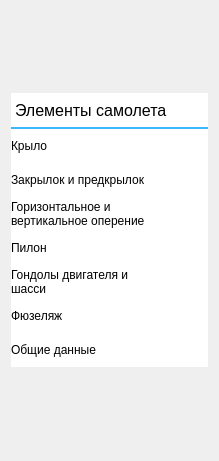
           <widget class="QGroupBox" name="groupBox_13">
            <property name="enabled">
             <bool>true</bool>
            </property>
            <property name="geometry">
             <rect>
              <x>0</x>
              <y>0</y>
              <width>219</width>
              <height>461</height>
             </rect>
            </property>
            <property name="maximumSize">
             <size>
              <width>16777215</width>
              <height>16777213</height>
             </size>
            </property>
            <property name="styleSheet">
             <string notr="true">QGroupBox { 
	border:white;
	
 } 

QPushButton {
	text-align:left;
	background-color: rgb(255, 255, 255);
	color:black;
	border-radius:0px;
	height:34px;
	font-weight: normal;
}

QPushButton::hover{
	background-color: #38b6ff;
	/*background-color: rgb(31, 148, 211);*/
}

</string>
            </property>
            <property name="inputMethodHints">
             <set>Qt::ImhNone</set>
            </property>
            <property name="title">
             <string/>
            </property>
            <property name="flat">
             <bool>false</bool>
            </property>
            <property name="checkable">
             <bool>false</bool>
            </property>
            <layout class="QGridLayout" name="gridLayout_38">
             <item row="0" column="0">
              <layout class="QVBoxLayout" name="verticalLayout_2">
               <property name="spacing">
                <number>0</number>
               </property>
               <item>
                <widget class="QPushButton" name="pushButton">
                 <property name="enabled">
                  <bool>true</bool>
                 </property>
                 <property name="styleSheet">
                  <string notr="true">QPushButton {
	text-align:left;
	background-color: rgb(255, 255, 255);
	color:black;
	border-bottom: 2px solid  #38b6ff;
	padding-left:4px;
	font-size:16px;
	box-shadow: 10px 5px 5px red;
}</string>
                 </property>
                 <property name="text">
                  <string>Элементы самолета</string>
                 </property>
                 <property name="icon">
                  <iconset>
                   <normaloff>иконка.png</normaloff>иконка.png</iconset>
                 </property>
                 <property name="iconSize">
                  <size>
                   <width>20</width>
                   <height>20</height>
                  </size>
                 </property>
                </widget>
               </item>
               <item>
                <widget class="QPushButton" name="buWing">
                 <property name="enabled">
                  <bool>true</bool>
                 </property>
                 <property name="cursor">
                  <cursorShape>PointingHandCursor</cursorShape>
                 </property>
                 <property name="layoutDirection">
                  <enum>Qt::LeftToRight</enum>
                 </property>
                 <property name="styleSheet">
                  <string notr="true">/*border-top:1px solid #38b6ff; </string>
                 </property>
                 <property name="text">
                  <string>Крыло</string>
                 </property>
                 <property name="icon">
                  <iconset>
                   <normaloff>caret-right.svg</normaloff>caret-right.svg</iconset>
                 </property>
                </widget>
               </item>
               <item>
                <widget class="QPushButton" name="buFlapMulard">
                 <property name="enabled">
                  <bool>true</bool>
                 </property>
                 <property name="cursor">
                  <cursorShape>ForbiddenCursor</cursorShape>
                 </property>
                 <property name="toolTip">
                  <string>Заблокировано, пока не расчитаны параметры крыла</string>
                 </property>
                 <property name="statusTip">
                  <string/>
                 </property>
                 <property name="styleSheet">
                  <string notr="true"/>
                 </property>
                 <property name="text">
                  <string>Закрылок и предкрылок</string>
                 </property>
                 <property name="icon">
                  <iconset>
                   <normaloff>x.svg</normaloff>x.svg</iconset>
                 </property>
                 <property name="iconSize">
                  <size>
                   <width>18</width>
                   <height>18</height>
                  </size>
                 </property>
                 <property name="flat">
                  <bool>false</bool>
                 </property>
                </widget>
               </item>
               <item>
                <widget class="QPushButton" name="buTail">
                 <property name="enabled">
                  <bool>true</bool>
                 </property>
                 <property name="cursor">
                  <cursorShape>PointingHandCursor</cursorShape>
                 </property>
                 <property name="styleSheet">
                  <string notr="true"/>
                 </property>
                 <property name="text">
                  <string>Горизонтальное и 
вертикальное оперение</string>
                 </property>
                 <property name="icon">
                  <iconset>
                   <normaloff>caret-right.svg</normaloff>caret-right.svg</iconset>
                 </property>
                </widget>
               </item>
               <item>
                <widget class="QPushButton" name="buPylon">
                 <property name="enabled">
                  <bool>true</bool>
                 </property>
                 <property name="cursor">
                  <cursorShape>PointingHandCursor</cursorShape>
                 </property>
                 <property name="styleSheet">
                  <string notr="true"/>
                 </property>
                 <property name="text">
                  <string>Пилон</string>
                 </property>
                 <property name="icon">
                  <iconset>
                   <normaloff>caret-right.svg</normaloff>caret-right.svg</iconset>
                 </property>
                </widget>
               </item>
               <item>
                <widget class="QPushButton" name="buGondola">
                 <property name="enabled">
                  <bool>true</bool>
                 </property>
                 <property name="cursor">
                  <cursorShape>PointingHandCursor</cursorShape>
                 </property>
                 <property name="styleSheet">
                  <string notr="true"/>
                 </property>
                 <property name="text">
                  <string>Гондолы двигателя и 
шасси</string>
                 </property>
                 <property name="icon">
                  <iconset>
                   <normaloff>caret-right.svg</normaloff>caret-right.svg</iconset>
                 </property>
                </widget>
               </item>
               <item>
                <widget class="QPushButton" name="buFuselage">
                 <property name="enabled">
                  <bool>true</bool>
                 </property>
                 <property name="cursor">
                  <cursorShape>PointingHandCursor</cursorShape>
                 </property>
                 <property name="styleSheet">
                  <string notr="true"/>
                 </property>
                 <property name="text">
                  <string>Фюзеляж</string>
                 </property>
                 <property name="icon">
                  <iconset>
                   <normaloff>caret-right.svg</normaloff>caret-right.svg</iconset>
                 </property>
                </widget>
               </item>
               <item>
                <widget class="QPushButton" name="buCommonData">
                 <property name="enabled">
                  <bool>true</bool>
                 </property>
                 <property name="cursor">
                  <cursorShape>PointingHandCursor</cursorShape>
                 </property>
                 <property name="styleSheet">
                  <string notr="true"/>
                 </property>
                 <property name="text">
                  <string>Общие данные</string>
                 </property>
                 <property name="icon">
                  <iconset>
                   <normaloff>caret-right.svg</normaloff>caret-right.svg</iconset>
                 </property>
                </widget>
               </item>
              </layout>
             </item>
            </layout>
           </widget>
